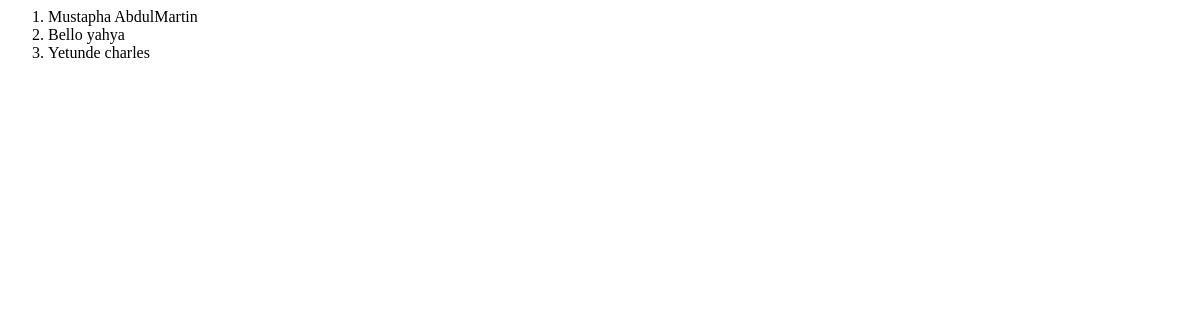
The page /student on the database as committed earlier.
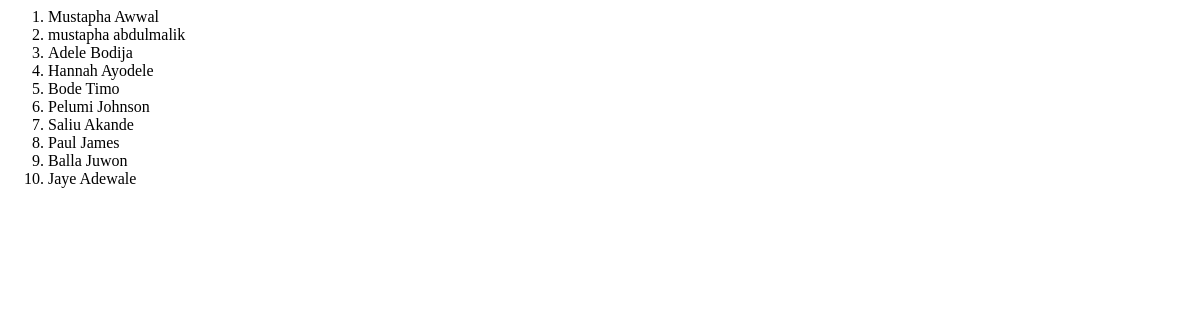
The same page on the database as committed later.
### record/models.py (models this page shows, shortened)
class Student(models.Model):
  name = models.CharField(max_length=100000)
  class_name = models.ForeignKey(Class, related_name="student",on_delete=models.CASCADE)

### record/views.py (the view)
# urls.py: path('student',studentView,name="student-list"),
def studentView(request):
    student = Student.objects.all()
    context = dict(student=student)
    return render(request, "student.html", context)

### templates/student.html
<ol>
  {% for s in student %}
    <li class="p-2"><div class="col pointer-cursor" hx-get="{% url 'get-student-detail' s.id %}" hx-target="#load-area" hx-swap="innerHTML"> {{ s.name }}</div> </li>
  {% endfor %}
</ol>

Rows that differ between the two databases and show on the page:
changed Student: name "Mustapha AbdulMartin" → "Mustapha Awwal"
changed Student: name "Bello yahya" → "mustapha abdulmalik"
changed Student: name "Yetunde charles" → "Adele Bodija"
added Student: name "Hannah Ayodele"
added Student: name "Bode Timo"
added Student: name "Pelumi Johnson"
added Student: name "Saliu Akande"
added Student: name "Paul James"
added Student: name "Balla Juwon"
added Student: name "Jaye Adewale"
